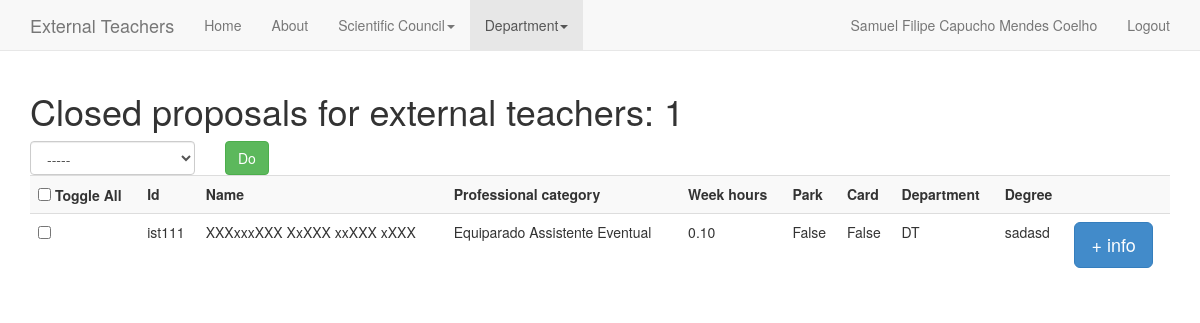
/app/dep_closed/ (signed in), run on an earlier commit of the app's database.
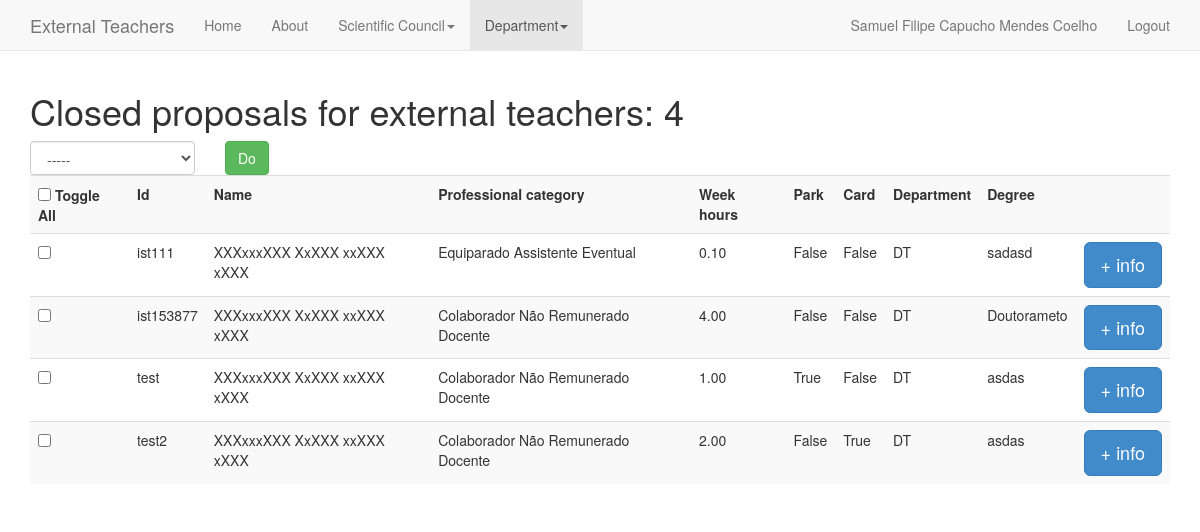
And on a later commit of the database.
### app/models.py (models this page shows)
class ExternalTeacher(models.Model):
	PROFESSIONAL_CATEGORIES = (('a', 'Colaborador Não Remunerado Docente'),
				   ('b','Equip.Monitor C/Lic'),
				   ('c','Equip.Prof.Associado Convidado'),
				   ('d','Equip. Assistente Convidado'),
				   ('e','Equiparado Professor Catedrático'),
				   ('f','Equiparado Professor Extraordinário'),
				   ('g','Equiparado Assistente Eventual'),
				   ('h','Segundo Assistente'),
				   ('i','Equiparado Assistente'),
				   ('j','Professor Associado Visitante'),
				   ('k','Professor Catedrático Visitante'),
				   ('l','Assistente Eventual'),
				   ('m','Equiparado Professor Auxiliar'),
				   ('n','Monitor-E.C.D.U. c/Licenciatura'),
				   ('o','Equip.Monitor S/Lic'),
				   ('p','Equip.Assistente Estagiario'),
				   ('q','Equip. Assistente'),
				   ('r','Equip.Prof.Auxiliar Convidado'),
				   ('s','Equip. Prof. Auxiliar'),
				   ('t','Monitor-E.C.D.U.s/Licenciatura'),
				   ('u','Assistente Estagiario'),
				   ('v','Assistente Convidado'),
				   ('w','Assistente'),
				   ('x','Prof Auxiliar Convidado'),
				   ('y','Professor Auxiliar'),
				   ('z','Prof Auxiliar C/Agregação'),
				   ('A','Professor Associado Convidado'),
				   ('B','Professor Associado'),
				   ('C','Professor Associado c/Agregação'),
				   ('D','Professor Catedrático Convidado'),
				   ('E','Professor Catedrático'),)
	ist_id = models.CharField(max_length=20)
	is_closed = models.BooleanField(default=False)
	close_date = models.DateTimeField('close date', null=True)
	professional_category = models.CharField(max_length=1, blank=False, choices=PROFESSIONAL_CATEGORIES)
	hours_per_week = models.DecimalField(decimal_places=2, max_digits=5)
	park = models.BooleanField(default=False)
	card = models.BooleanField(default=False)
	department = models.CharField(max_length=200)
	name = models.CharField(max_length=200)
	degree = models.CharField(max_length=200)
	course = models.CharField(max_length=200)
	course_manager = models.CharField(max_length=200)
	notes = models.CharField(max_length=200, blank=True)
	def close(self):
		self.is_closed = True
		self.close_date = datetime.now()

### app/views.py (the view)
def dep_closed(request):
	close_action = False
	export_action = True
	external_teachers = ExternalTeacher.objects.filter(is_closed = True)
	if request.method == 'POST':
		return process_action(request, external_teachers, close_action, export_action)
	context = {'external_teachers' : external_teachers, 'export_action' : export_action}
	return render(request, 'app/dep_closed.html', context)

### app/templates/app/dep_closed.html
{% extends "app/base.html" %}
{% block navbar_dep_active %}
active
{% endblock %}
{% block content %}
<h1>Closed proposals for external teachers: {{ external_teachers.count }}</h1>
{% include "app/external_teachers_list.html" %}
{% endblock %}

### app/templates/app/external_teachers_list.html (shortened to what this page needs)
<form role="form" method="post" action="">
	<div class="row">
		<div class="col-xs-2">
			<select class="form-control" name="action">
				<option>-----</option>
			</select>
		</div>
		<div class="col-xs-4">
			<div class="btn-group">
				<input type="submit" class="btn btn-default btn-success" value="Do">
			</div>
		</div>
	</div>
	<div class="table-responsive">
		<table class="table table-striped">
			<tr>
				<th><input type="checkbox" onClick="toggle(this)" /> Toggle All</th>
				<th>Id</th>
				<th>Name</th>
				<th>Professional category</th>
				<th>Week hours</th>
				<th>Park</th>
				<th>Card</th>
				<th>Department</th>
				<th>Degree</th>
				<th></th>
			</tr>
			{% for external_teacher in external_teachers %}
			<tr>
				<td>
					<div class="input-group">
						<input type="checkbox" name="external_teachers" value="{{ external_teacher.id }}"/>
					</div>
				<td>{{ external_teacher.ist_id }}</td>
				<td>{{ external_teacher.name }}</td>
				{% if request.session.is_scientific_council_member and close_action %}
				<td>
					<div class="form-group">
						<select class="form-control" name="professional_category{{ external_teacher.id }}" id="{{ external_teacher.id }}" placeholder="" value="{{ external_teacher.professional_category }}">
							{% for category in pro_categories %}
							<option value="{{ category.0 }}">{{ category.1 }}</option>
							{% endfor %}
					</div>
				</td>
				{% else %}
				<td>{{ external_teacher.get_professional_category_display }}</td>
				{% endif %}
				<td>{{ external_teacher.hours_per_week|floatformat:2 }}</td>
				{% if request.session.is_scientific_council_member and close_action %}
				<td>
					<div class="form-group">
						<input type="checkbox" name="park" value="{{ external_teacher.id }}" {% if external_teacher.park %} checked {% endif %}>
						</input>
					</div>
				</td>
				<td>
					<div class="form-group">
						<input type="checkbox" name="card" value="{{ external_teacher.id}}" {% if external_teacher.card %} checked {% endif %}>
						</input>
					</div>
				</td>
				{% else %}
				<td>{{ external_teacher.park }}</td>
				<td>{{ external_teacher.card }}</td>
				{% endif %}
				<td>{{ external_teacher.department }}</td>
				<td>{{ external_teacher.degree }}</td>
				<td>
					<button class="btn btn-primary btn-lg" data-toggle="modal" data-target="#modal{{ external_teacher.id }}">
						+ info
					</button>
											</tr>
										</table>
									</div>
								</div>
			{% endfor %}

What changed in the data, as far as the page shows it:
added ExternalTeacher: ist_id "ist153877", name "XXXxxxXXX XxXXX xxXXX xXXX", professional_category "Colaborador Não Remunerado Docente", hours_per_week "4.00", park "False", card "False", department "DT", degree "Doutorameto"
added ExternalTeacher: ist_id "test", name "XXXxxxXXX XxXXX xxXXX xXXX", professional_category "Colaborador Não Remunerado Docente", hours_per_week "1.00", park "True", card "False", department "DT", degree "asdas"
added ExternalTeacher: ist_id "test2", name "XXXxxxXXX XxXXX xxXXX xXXX", professional_category "Colaborador Não Remunerado Docente", hours_per_week "2.00", park "False", card "True", department "DT", degree "asdas"
Also different on the page:
{{ external_teachers.count }}: "1" → "4"
